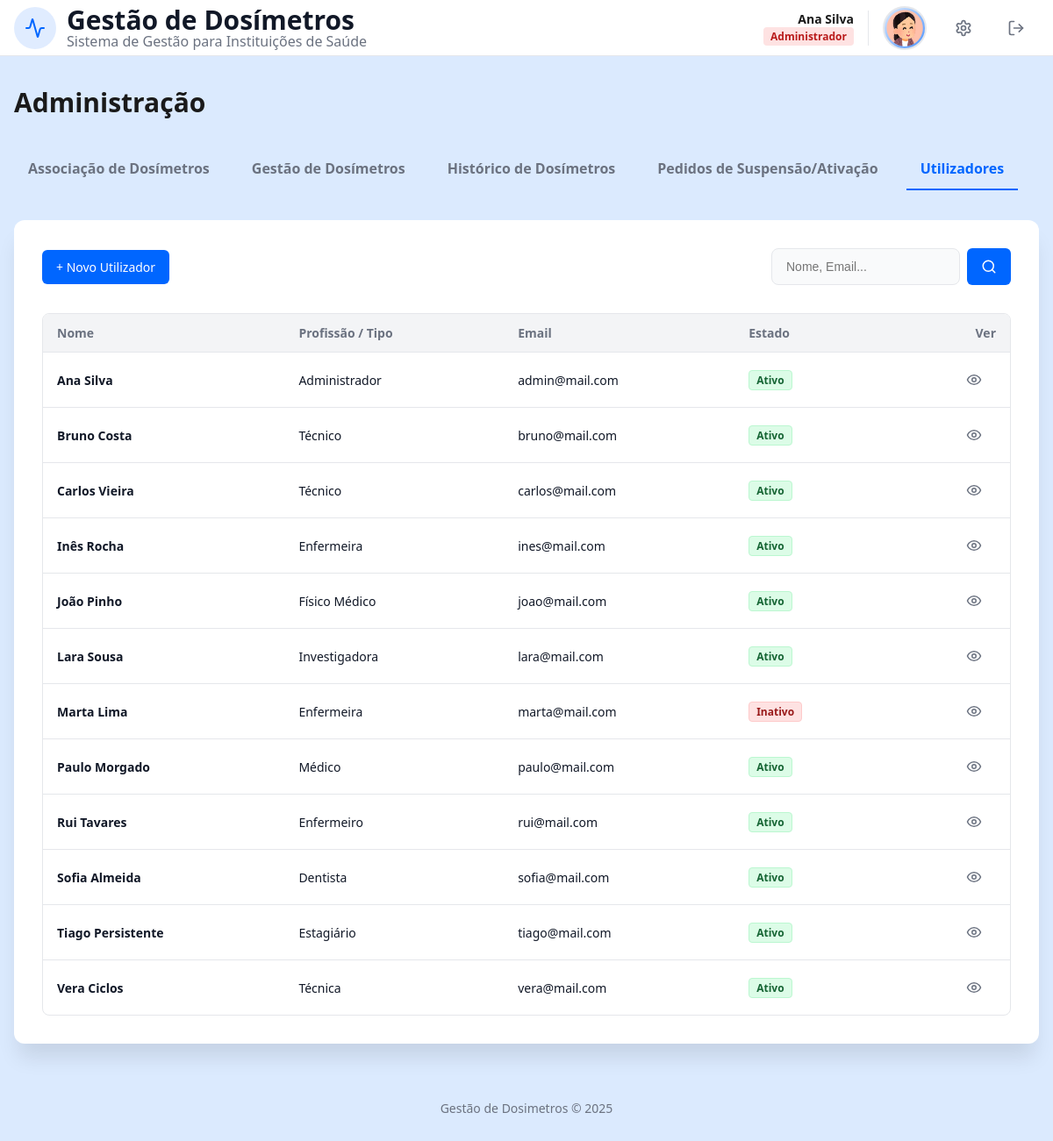
The app's page /admin.php?tab=users (signed in) with its own data.
### tables this page shows
CREATE TABLE User (
    idU INTEGER PRIMARY KEY AUTOINCREMENT,
    name TEXT NOT NULL,
    surname TEXT NOT NULL, 
    birthDate DATE NOT NULL,
    sex TEXT CHECK(sex IN ('Female', 'Male', 'Other')) NOT NULL,
    email TEXT UNIQUE NOT NULL, 
    password TEXT NOT NULL,
    phoneN TEXT CHECK(phoneN GLOB '+[0-9][0-9][0-9]*'),
    userType TEXT CHECK(userType IN ('Administrador', 'Físico Médico', 'Profissional de Saúde')) NOT NULL,
    userStatus BOOLEAN DEFAULT 1,
    profilePic TEXT DEFAULT 'foto/12225881.png'
);

CREATE TABLE HealthProfessional (
    idHP INTEGER PRIMARY KEY AUTOINCREMENT,
    idU INTEGER UNIQUE NOT NULL,
    profession TEXT NOT NULL,
    department TEXT NOT NULL,
    FOREIGN KEY (idU) REFERENCES User(idU) ON DELETE CASCADE
);

### database/admin_db.php (called while the page is built, shortened)
<?php
function getAllUsers($db, $search = '') {
    $sql = "SELECT U.*, HP.profession, HP.department
            FROM User U
            LEFT JOIN HealthProfessional HP ON U.idU = HP.idU
            WHERE 1=1";
    $params = [];
    $sql .= " ORDER BY U.name ASC";
    $stmt = $db->prepare($sql);
    $stmt->execute($params);
    return $stmt->fetchAll();
}
?>

### templates/admin_views.php (the view, shortened to what this page needs)
<?php
function renderAdminTabs($currentTab) {
    ?>
    <div class="admin-tabs">
        <a href="admin.php?tab=associacao" class="tab-link <?php echo $currentTab === 'associacao' ? 'active' : ''; ?>">Associação de Dosímetros</a>
        <a href="admin.php?tab=gestao" class="tab-link <?php echo $currentTab === 'gestao' ? 'active' : ''; ?>">Gestão de Dosímetros</a>
        <a href="admin.php?tab=historico" class="tab-link <?php echo $currentTab === 'historico' ? 'active' : ''; ?>">Histórico de Dosímetros</a>
        <a href="admin.php?tab=pedidos" class="tab-link <?php echo $currentTab === 'pedidos' ? 'active' : ''; ?>">Pedidos de Suspensão/Ativação</a>
        <a href="admin.php?tab=users" class="tab-link <?php echo $currentTab === 'users' ? 'active' : ''; ?>">Utilizadores</a>
    </div>
    <?php
}
    ?>
    <?php
function renderUsersTab($users, $searchTerm) {
    ?>
    <div class="card mb2">
        <div class="mb1 header-flex">
            <a href="admin.php?tab=users&action=create" class="btn btn-primary" style="text-decoration:none;">+ Novo Utilizador</a>
            <form action="admin.php" method="GET" class="search-form">
                <input type="text" name="search" value="<?php echo htmlspecialchars($searchTerm); ?>" placeholder="Nome, Email..." class="profile-input input-search">
                <button type="submit" class="btn btn-primary">
                    <svg xmlns="http://www.w3.org/2000/svg" width="18" height="18" viewBox="0 0 24 24" fill="none" stroke="currentColor" stroke-width="2" stroke-linecap="round" stroke-linejoin="round">
                        <circle cx="11" cy="11" r="8"/><path d="m21 21-4.3-4.3"/>
                    </svg>
                </button>
            </form>
        </div>
        <?php if (empty($users)): ?>
            <?php if (!empty($searchTerm)): ?>
                <p class="text-center" style="padding: 2rem; color: var(--muted);">
                    Nenhum resultado encontrado para "<strong><?php echo htmlspecialchars($searchTerm); ?></strong>".
                </p>
            <?php else: ?>
                <p class="subtítulo" style="padding: 1rem;">Não existem utilizadores registados.</p>
            <?php endif; ?>
        <?php else: ?>
        <div class="table-container">
            <table class="admin-table">
                <thead>
                    <tr>
                        <th>Nome</th>
                        <th>Profissão / Tipo</th>
                        <th>Email</th>
                        <th>Estado</th>
                        <th class="txt-right">Ver</th>
                    </tr>
                </thead>
                <tbody>
                    <?php foreach ($users as $u):
                        $prof = $u['profession'] ? $u['profession'] : $u['userType'];
                        $activeText = $u['userStatus'] ? 'Ativo' : 'Inativo';
                        $badgeStyle = $u['userStatus'] ? 'alert-success' : 'alert-error';
                    ?>
                        <tr>
                            <td><span class="nome-tab"><?php echo htmlspecialchars($u['name'].' '.$u['surname']); ?></span></td>
                            <td><?php echo htmlspecialchars($prof); ?></td>
                            <td><?php echo htmlspecialchars($u['email']); ?></td>
                            <td><span class="role-badge <?php echo $badgeStyle; ?>"><?php echo $activeText; ?></span></td>
                            <td class="txt-right">
                                <a href="user_details.php?idU=<?php echo $u['idU']; ?>" class="btn btn-ver">
                                    <svg xmlns="http://www.w3.org/2000/svg" width="18" height="18" viewBox="0 0 24 24" fill="none" stroke="currentColor" stroke-width="2" stroke-linecap="round" stroke-linejoin="round">
                                        <path d="M2 12s3-7 10-7 10 7 10 7-3 7-10 7-10-7-10-7Z"/><circle cx="12" cy="12" r="3"/>
                                    </svg>
                                </a>
                            </td>
                        </tr>
                    <?php endforeach; ?>
                </tbody>
            </table>
        </div>
        <?php endif; ?>
    </div>
    <?php
}
    ?>

### templates/header.php (shortened to what this page needs)
<?php function header_set($title = 'Gestão de Dosímetros') { ?>
    <!DOCTYPE html>
    <html lang="pt">
    <head>
        <link rel="stylesheet" href="css/style.css">
        <link rel="stylesheet" href="css/responsive.css">
    </head>
<?php } ?>

### admin.php (shortened to what this page needs)
<?php
require_once "database/connection.php";
require_once "database/admin_db.php";
require_once "templates/header.php";
require_once "templates/nav.php";
require_once "templates/footer.php";
require_once "templates/admin_views.php";
$db = getDatabaseConnection();
$title = "Administração";
$tab = isset($_GET['tab']) ? $_GET['tab'] : 'associacao';
$search = isset($_GET['search']) ? $_GET['search'] : '';
header_set($title);
?>
<body>
    <div class="page-wrapper">
        <?php nav_set(); ?>
        <main class="main-container">
            <h1 class="titulo mb2">Administração</h1>
            <?php renderAdminTabs($tab); ?>
            <?php
            if ($tab === 'associacao') {
                $pendingList = getPendingAssociations($db, $search);
                renderAssociationTable($pendingList, $search);
                if (isset($_GET['associar'])) {
                    $userToAssociate = isset($_GET['user']) ? $_GET['user'] : 'Utilizador';
                    renderAssociateForm($_GET['associar'], $userToAssociate);
                }
            }
            elseif ($tab === 'historico') {
                $history = getGlobalDosimeterHistory($db, $search);
                renderHistoryTab($history, $search);
            }
            elseif ($tab === 'pedidos') {
                $reqs = getPendingChangeRequests($db, $search);
                renderRequestsTab($reqs, $search);
                if (isset($_GET['decidir'])) {
                    renderDecisionModal($_GET['decidir'], $_GET['user'], $_GET['type']);
                }
            }
            elseif ($tab === 'users') {
                $users = getAllUsers($db, $search);
                renderUsersTab($users, $search);
            }
            ?>
        </main>
        <?php renderFooter(); ?>
    </div>
</body>
</html>

### templates/nav.php (shortened to what this page needs)
<?php function nav_set() {
    $userName = isset($_SESSION['name']) ? $_SESSION['name'] : 'Utilizador';
    $userSurname = isset($_SESSION['surname']) ? $_SESSION['surname'] : '';
    $userType = isset($_SESSION['userType']) ? $_SESSION['userType'] : '';
    $profilePic = isset($_SESSION['profilePic']) ? $_SESSION['profilePic'] : 'foto/12225881.png';
    $roleLabel = isset($_SESSION['roleLabel']) ? $_SESSION['roleLabel'] : $userType;
    $badgeClass = 'badge-blue';
    if ($userType === 'Físico Médico') {
        $badgeClass = 'badge-purple';
    } elseif ($userType === 'Administrador') {
        $badgeClass = 'badge-red';
    }
    ?>
            <header class="header1">
                <div class="header-container">
                    <div class="logo-area">
                        <div class="logo-box">
                            <img src="css/icon.svg" width="48" height="48" alt="Logo">
                        </div>
                        <div class="logo-text">
                            <h1>Gestão de Dosímetros</h1>
                            <p>Sistema de Gestão para Instituições de Saúde</p>
                        </div>
                    </div>
                    <div class="user-area">
                        <div class="user-info">
                            <span class="user-name">
                                <?php echo htmlspecialchars($userName . ' ' . $userSurname); ?>
                            </span>
                            <span class="role-badge <?php echo $badgeClass; ?>">
                                <?php echo htmlspecialchars($roleLabel); ?>
                            </span>
                        </div>
                        <img src="<?php echo htmlspecialchars($profilePic); ?>" alt="Perfil" class="profile-pic">
                        <div class="action-buttons">
                            <a href="perfil.php" class="btn btn-header" title="Perfil do Utilizador">
                            </a>
                            <a href="LogOut.php" class="btn btn-header" title="Sair">
                                <svg xmlns="http://www.w3.org/2000/svg" width="20" height="20" viewBox="0 0 24 24" fill="none" stroke="currentColor" stroke-width="2" stroke-linecap="round" stroke-linejoin="round">
                                    <path d="M9 21H5a2 2 0 0 1-2-2V5a2 2 0 0 1 2-2h4"/>
                                    <polyline points="16 17 21 12 16 7"/>
                                    <line x1="21" x2="9" y1="12" y2="12"/>
                                </svg>
                            </a>
                        </div>
                    </div>
                </div>
            </header>
<?php } ?>

### templates/footer.php
<?php function renderFooter() { ?>
            <footer class="footer mb2">
                Gestão de Dosimetros © 2025
            </footer>
<?php } ?>

### records on screen
user: name+surname "Ana Silva", userType "Administrador", email "admin@mail.com", userStatus "Ativo"
healthprofessional: idU.surname "Bruno Costa", profession "Técnico", idU.email "bruno@mail.com", idU.userStatus "Ativo"
healthprofessional: idU.surname "Carlos Vieira", profession "Técnico", idU.email "carlos@mail.com", idU.userStatus "Ativo"
healthprofessional: idU.surname "Inês Rocha", profession "Enfermeira", idU.email "ines@mail.com", idU.userStatus "Ativo"
user: name+surname "João Pinho", userType "Físico Médico", email "joao@mail.com", userStatus "Ativo"
healthprofessional: idU.surname "Lara Sousa", profession "Investigadora", idU.email "lara@mail.com", idU.userStatus "Ativo"
healthprofessional: idU.surname "Marta Lima", profession "Enfermeira", idU.email "marta@mail.com", idU.userStatus "Inativo"
healthprofessional: idU.surname "Paulo Morgado", profession "Médico", idU.email "paulo@mail.com", idU.userStatus "Ativo"
healthprofessional: idU.surname "Rui Tavares", profession "Enfermeiro", idU.email "rui@mail.com", idU.userStatus "Ativo"
healthprofessional: idU.surname "Sofia Almeida", profession "Dentista", idU.email "sofia@mail.com", idU.userStatus "Ativo"
healthprofessional: idU.surname "Tiago Persistente", profession "Estagiário", idU.email "tiago@mail.com", idU.userStatus "Ativo"
healthprofessional: idU.surname "Vera Ciclos", profession "Técnica", idU.email "vera@mail.com", idU.userStatus "Ativo"

### other values on screen
$userName . ' ' . $userSurname "Ana Silva"
$roleLabel "Administrador"
